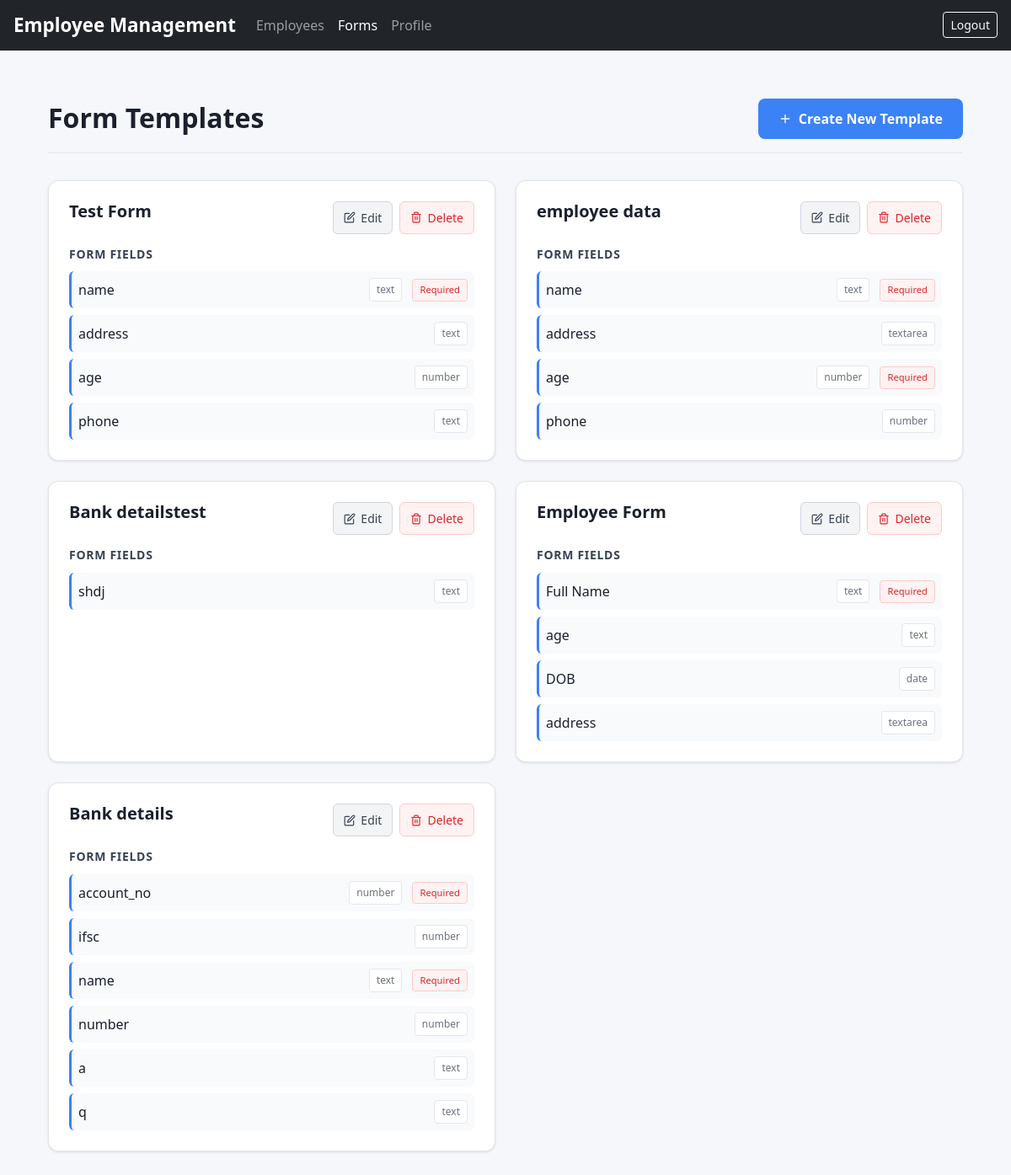
/forms/templates/ (signed in), run on the app's committed database.
### forms/models.py (models this page shows, shortened)
class FormTemplate(BaseModel):
    name = models.CharField(max_length=200, unique=True)
    slug = models.SlugField(max_length=220, unique=True, blank=True)
    description = models.TextField(blank=True, null=True)
    schema = models.JSONField(default=list)
    class Meta:
        db_table = "form_templates"
        ordering = ["-created_at"]

### forms/views.py (the view)
# urls.py: path("templates/",  template_list, name="template_list"),
@login_required
def template_list(request):
    templates = FormTemplate.objects.filter(is_deleted=False)
    return render(request, "forms/template_list.html", {"templates": templates})

### templates/forms/template_list.html (shortened to what this page needs)
{% extends "base.html" %}
{% block content %}
<div class="template-container">
    <div class="template-header">
        <h1>Form Templates</h1>
        <a href="{% url 'forms:builder' %}" class="btn-primary">
            <svg width="16" height="16" viewBox="0 0 24 24" fill="none" xmlns="http://www.w3.org/2000/svg">
                <path d="M12 5V19M5 12H19" stroke="currentColor" stroke-width="2" stroke-linecap="round"/>
            </svg>
            Create New Template
        </a>
    </div>
    <div class="template-grid">
        {% for t in templates %}
        <div class="template-card">
            <div class="template-card-header">
                <h3 class="template-name">{{ t.name }}</h3>
                <div class="template-actions">
                    <a href="{% url 'forms:edit_template' t.slug %}" class="btn-edit">
                        Edit
                    </a>
                    <form method="post" action="{% url 'forms:delete_template' t.slug %}" class="delete-form">
                        <button type="submit" class="btn-delete" onclick="return confirm('Are you sure you want to delete this template?')">
                            Delete
                        </button>
                    </form>
                </div>
            </div>
            <div class="template-fields">
                <h4>Form Fields</h4>
                <div class="fields-list">
                    {% for f in t.schema %}
                    <div class="field-item">
                        <span class="field-label">{{ f.label }}</span>
                        <span class="field-type">{{ f.type }}</span>
                        {% if f.required %}
                        <span class="required-badge">Required</span>
                        {% endif %}
                    </div>
                    {% endfor %}
                </div>
            </div>
        </div>
        {% endfor %}
    </div>
</div>
{% endblock %}

### templates/base.html (style rules this page uses)
body { background: #f5f7fa; }

### templates/forms/template_list.html (style rules this page uses)
.template-container { max-width: 1200px; margin: 0 auto; padding: 2rem; }
.template-header { display: flex; justify-content: space-between; align-items: center; margin-bottom: 2rem; padding-bottom: 1rem; border-bottom: 1px solid #e1e5e9; }
.template-header h1 { color: #1a202c; font-size: 2rem; font-weight: 700; margin: 0; }
.btn-primary { display: inline-flex; align-items: center; gap: 0.5rem; background: #3b82f6; color: white; padding: 0.75rem 1.5rem; border-radius: 0.5rem; text-decoration: none; font-weight: 600; transition: all 0.2s ease; border: none; cursor: pointer; }
.template-grid { display: grid; grid-template-columns: repeat(auto-fill, minmax(400px, 1fr)); gap: 1.5rem; }
.template-card { background: white; border: 1px solid #e1e5e9; border-radius: 0.75rem; padding: 1.5rem; box-shadow: 0 1px 3px rgba(0, 0, 0, 0.1); transition: all 0.3s ease; }
.template-card-header { display: flex; justify-content: space-between; align-items: flex-start; margin-bottom: 1rem; }
.template-name { color: #1a202c; font-size: 1.25rem; font-weight: 600; margin: 0; margin-right: 1rem; }
.template-actions { display: flex; gap: 0.5rem; flex-shrink: 0; }
.btn-edit, .btn-delete { display: inline-flex; align-items: center; gap: 0.375rem; padding: 0.5rem 0.75rem; border-radius: 0.375rem; font-size: 0.875rem; font-weight: 500; text-decoration: none; border: none; cursor: pointer; transition: all 0.2s ease; }
.btn-edit { background: #f3f4f6; color: #374151; border: 1px solid #d1d5db; }
.btn-delete { background: #fef2f2; color: #dc2626; border: 1px solid #fecaca; }
.delete-form { margin: 0; }
.template-fields h4 { color: #374151; font-size: 0.875rem; font-weight: 600; text-transform: uppercase; letter-spacing: 0.05em; margin: 0 0 0.75rem 0; }
.fields-list { display: flex; flex-direction: column; gap: 0.5rem; }
.field-item { display: flex; align-items: center; gap: 0.75rem; padding: 0.5rem; background: #f8fafc; border-radius: 0.375rem; border-left: 3px solid #3b82f6; }
.field-label { font-weight: 500; color: #1a202c; flex: 1; }
.field-type { font-size: 0.75rem; color: #6b7280; background: white; padding: 0.25rem 0.5rem; border-radius: 0.25rem; border: 1px solid #e5e7eb; }
.required-badge { font-size: 0.7rem; color: #dc2626; background: #fef2f2; padding: 0.25rem 0.5rem; border-radius: 0.25rem; border: 1px solid #fecaca; }

### data on the page
FormTemplate: name "Test Form", label "name" "address" "age" "phone", type "text" "text" "number" "text"
FormTemplate: name "employee data", label "name" "address" "age" "phone", type "text" "textarea" "number" "number"
FormTemplate: name "Bank detailstest", label "shdj", type "text"
FormTemplate: name "Employee Form", label "Full Name" "age" "DOB" "address", type "text" "text" "date" "textarea"
FormTemplate: name "Bank details", label "account_no" "ifsc" "name" "number" "a" "q", type "number" "number" "text" "number" "text" "text"
